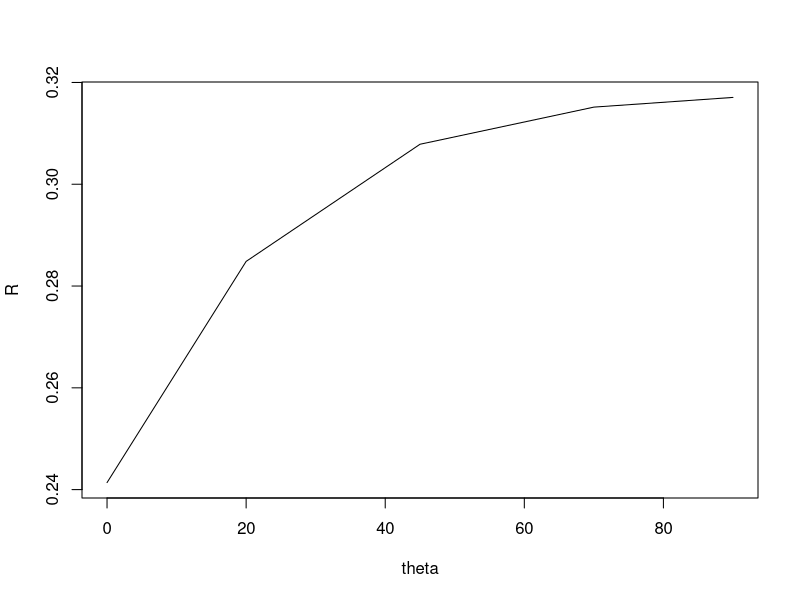
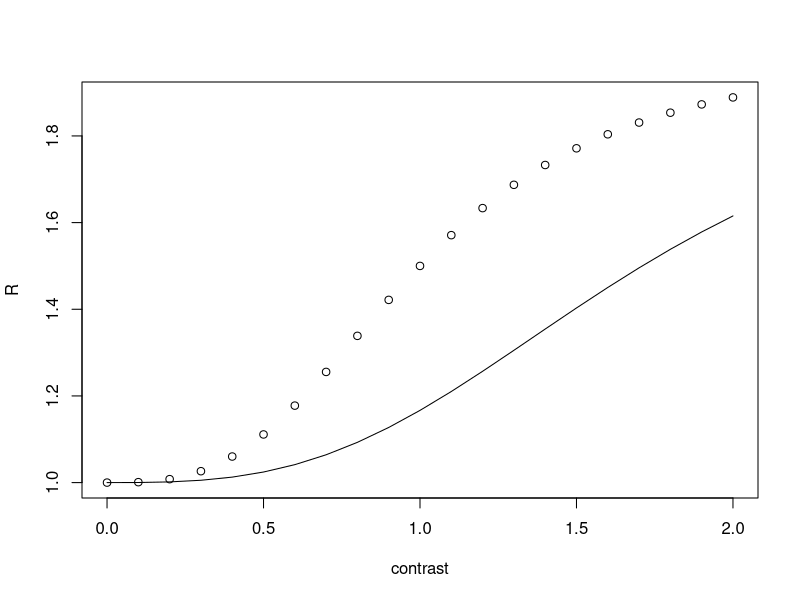

Source code (R) for these figures, in order:
#Heeger model

theta = c(0,20,45,70,90)
c_s = .7
c_c = .7
sigma = 1.5
a_c = 1
w = 20

overall_a  = 1

R = overall_a * (a_c * c_c / ((a_c * c_c) + c_s*exp((-theta) /w) + sigma))

plot(theta,R,'l')


# Brouwer & Heeger Cross-orientation suppression in human visual cortex
rmax = 1
baseline = 1
contrast = seq(0,2,.1)
n = 3
sigma = 1

R = rmax * (contrast^n /( contrast^n + sigma )) + baseline
plot(contrast,R)

sigma = 5
R = rmax * (contrast^n /( contrast^n + sigma )) + baseline
lines(contrast,R)
